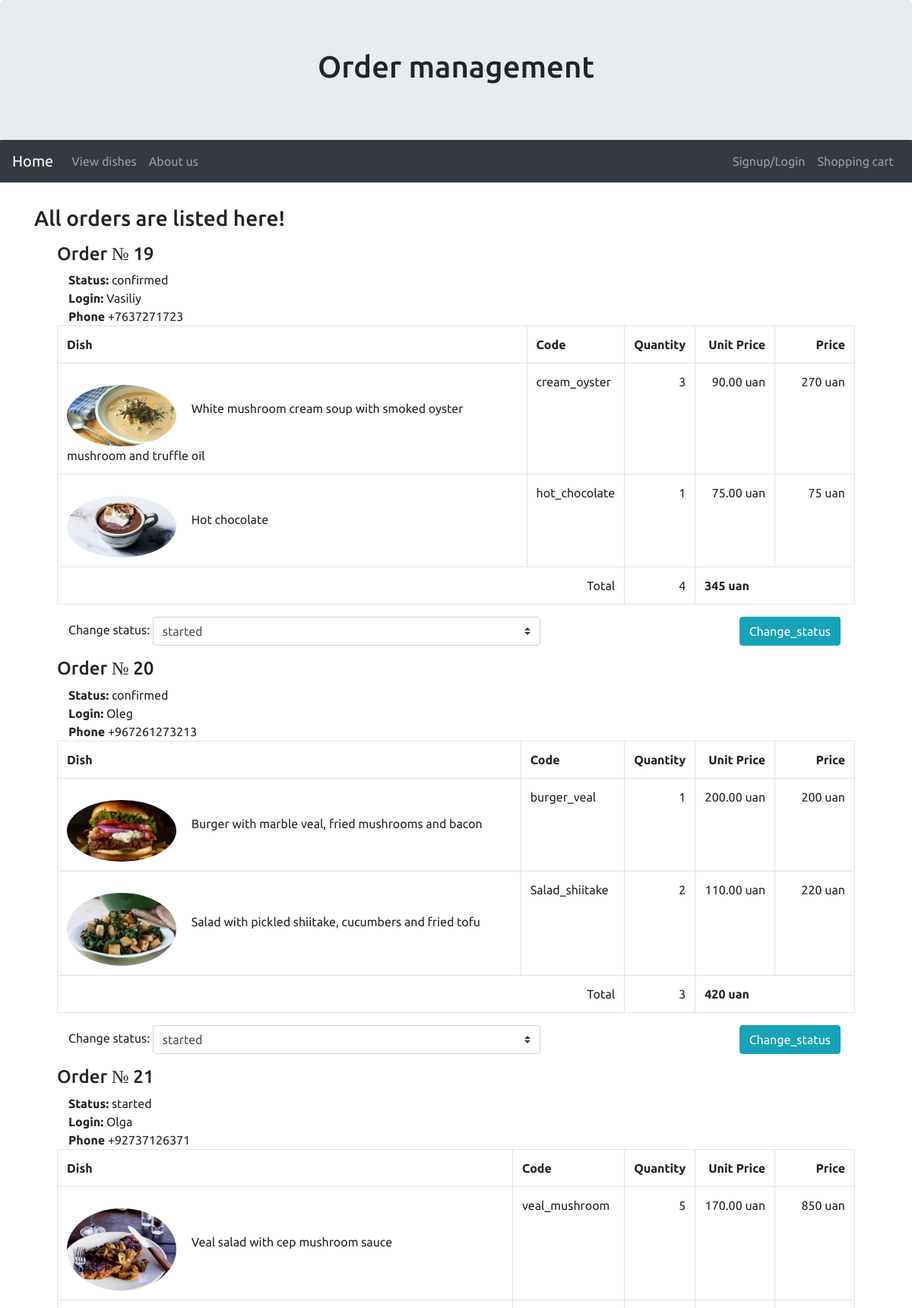
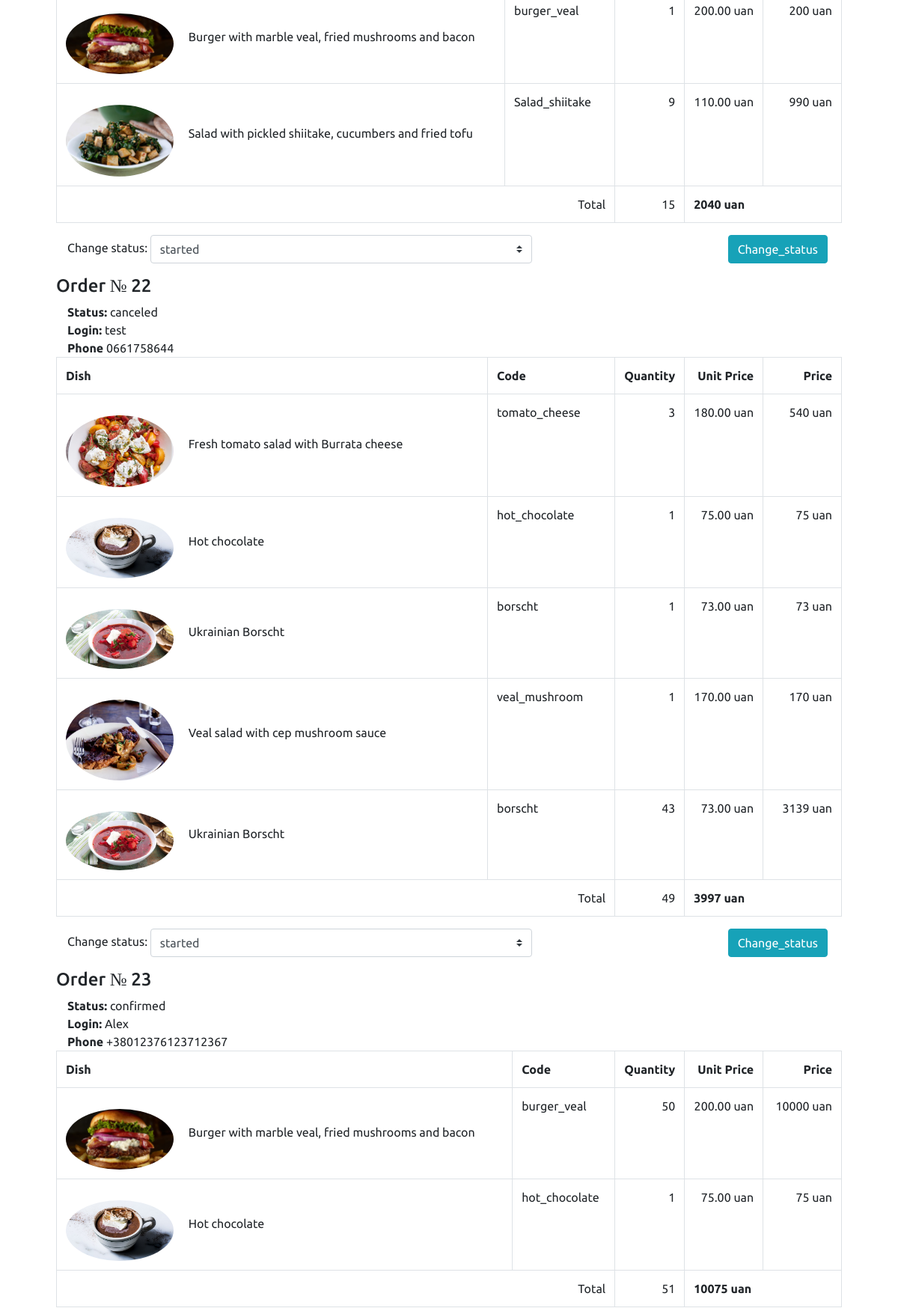
The page /Orders.php (upper part) on the database its author committed (2 pictures, top to bottom).
### tables this page shows
CREATE TABLE `orders` (
  `idOrders` int(11) NOT NULL AUTO_INCREMENT,
  `idStatus` int(11) NOT NULL,
  `idUser` int(11) NOT NULL,
  PRIMARY KEY (`idOrders`,`idStatus`,`idUser`),
  KEY `idStatus_idx` (`idStatus`),
  KEY `idUser_idx` (`idUser`),
  CONSTRAINT `idStatus` FOREIGN KEY (`idStatus`) REFERENCES `status` (`idStatus`),
  CONSTRAINT `idUser` FOREIGN KEY (`idUser`) REFERENCES `users` (`idUser`) ON DELETE CASCADE
);

CREATE TABLE `users` (
  `idUser` int(11) NOT NULL AUTO_INCREMENT,
  `Login` varchar(45) NOT NULL,
  `Password` varchar(45) NOT NULL,
  `Name` varchar(45) DEFAULT NULL,
  `Email` varchar(45) DEFAULT NULL,
  `Phone` varchar(45) DEFAULT NULL,
  `idRole` int(11) NOT NULL DEFAULT '1',
  PRIMARY KEY (`idUser`,`idRole`),
  UNIQUE KEY `Login_UNIQUE` (`Login`),
  KEY `idRole_idx` (`idRole`),
  CONSTRAINT `idRole` FOREIGN KEY (`idRole`) REFERENCES `roles` (`idRole`) ON DELETE CASCADE
);

CREATE TABLE `status` (
  `idStatus` int(11) NOT NULL AUTO_INCREMENT,
  `Name` varchar(45) NOT NULL,
  PRIMARY KEY (`idStatus`)
);

CREATE TABLE `dishes` (
  `idDishes` int(11) NOT NULL AUTO_INCREMENT,
  `idCategory` int(11) NOT NULL,
  `Name` varchar(255) NOT NULL,
  `Code` varchar(45) NOT NULL,
  `Image` text NOT NULL,
  `Price` double(10,2) NOT NULL,
  PRIMARY KEY (`idDishes`,`idCategory`),
  KEY `idCategory_idx` (`idCategory`),
  CONSTRAINT `idCategory` FOREIGN KEY (`idCategory`) REFERENCES `category` (`idCategory`)
);

CREATE TABLE `order_has_dish` (
  `idorder_has_dish` int(11) NOT NULL AUTO_INCREMENT,
  `idOrder` int(11) NOT NULL,
  `idDishes` int(11) NOT NULL,
  `Quantity` int(11) NOT NULL,
  PRIMARY KEY (`idorder_has_dish`,`idDishes`,`idOrder`),
  KEY `idOrder_idx` (`idOrder`),
  KEY `idDishes_idx` (`idDishes`),
  CONSTRAINT `idDishes` FOREIGN KEY (`idDishes`) REFERENCES `dishes` (`idDishes`),
  CONSTRAINT `idOrder` FOREIGN KEY (`idOrder`) REFERENCES `orders` (`idOrders`) ON DELETE CASCADE
);

### conf/database.php (called while the page is built, shortened)
<?php
class Database {
  public function getConnection(){
    $conn = mysqli_connect("localhost","root","Drbk085VTeopiQ45","restaurant") or die("Couldn't connect");
    $this->conn = $conn;
         return $conn;
}
}
 ?>

### Orders.php (the view, shortened to what this page needs)
<!DOCTYPE HTML>
<html>
<head>
  <link rel="stylesheet" href="https://maxcdn.bootstrapcdn.com/bootstrap/4.3.1/css/bootstrap.min.css">
</head>
<body style="height:1500px; font-family:Ubuntu;">
  <div class="jumbotron text-center" style="margin-bottom:0">
    <div class="container">
      <h1>Order management</h1>
    </div>
  </div>
  <nav class="navbar navbar-expand-sm bg-dark navbar-dark sticky-top">
    <a class="navbar-brand" mr-auto href="Restaurant.php">Home</a>
    <div class="collapse navbar-collapse" id="collapsibleNavbar">
      <ul class="navbar-nav">
        <li class="nav-item">
          <a class="nav-link" href="Dishes.php">View dishes</a>
        </li>
        <li class="nav-item">
          <a class="nav-link" href="About_Us.php">About us</a>
        </li>
      </ul>
      <ul class="navbar-nav ml-auto">
        <li class="nav-item" style="<?php
        if(isset($_SESSION['logged'])){
          if($_SESSION['logged']==true){
            echo "display:none;";
          }else echo "display:inline;";
        }
         ?>
        ">
          <a class="nav-link" href="#" data-toggle="modal" data-target="#myModal">
            <?php if(isset($_SESSION['logged'])){
              if($_SESSION['logged']==false){
              echo "Signup/Login";
            }
            }
          else {
            echo "Signup/Login";
          }?>
        </a>
        </li>
        <li class="nav-item">
          <a class="nav-link" href="Shopping_Cart.php">Shopping cart</a>
        </li>
      </ul>
    </div>
  </nav>
  <div class="container" style="margin-top:30px">
    <h3>All orders are listed here!</h3>
    <div class="container">
      <?php
      include_once 'conf/database.php';
      $db_handle = new Database();
      $total_quantity = 0;
      $total_price = 0;
      $query = "SELECT * FROM orders ORDER BY idOrders ASC";
      $stmt = $db_handle->conn->query($query);
      while($row_order = $stmt->fetch_assoc()){
        echo "<div class='container py-2'>
        <h4>Order № $row_order[idOrders]</h4>";
        $query3 = "SELECT * FROM users WHERE idUser=$row_order[idUser]";
        $stmt3 = $db_handle->conn->query($query3);
        while($row_users = $stmt3->fetch_assoc()){
          echo "<div class='container'>";
          $query4 = "SELECT Name FROM status WHERE idStatus=$row_order[idStatus]";
          $stmt4 = $db_handle->conn->query($query4);
          $temp = $stmt4->fetch_assoc();
          echo "<strong>Status:</strong>
          $temp[Name] </br>
          <strong>Login:</strong>
          $row_users[Login] </br>
          <strong>Phone</strong>
          $row_users[Phone]
          </div>
          ";
        }
        echo "<div class='table-responsive-md'>";
        $query1 = "SELECT * FROM order_has_dish WHERE idOrder = $row_order[idOrders]";
        $stmt1 = $db_handle->conn->query($query1);
        echo "<table class='table table-bordered'
        <tbody>
        <tr>
          <th style='text-align:left;'>Dish</th>
          <th style='text-align:left;'>Code</th>
          <th style='text-align:right;' width='5%'>Quantity</th>
          <th style='text-align:right;' width='10%'>Unit Price</th>
          <th style='text-align:right;' width='10%'>Price</th>
        </tr>";
          while($row_has_dish = $stmt1->fetch_assoc()){
            $query2 = "SELECT Name, Image, Code, Price FROM dishes WHERE idDishes=$row_has_dish[idDishes]";
            $stmt2 = $db_handle->conn->query($query2);
            while($row_dishes = $stmt2->fetch_assoc()){
              echo "<tr>
              <td>
              <img src=$row_dishes[Image] class='mr-3 mt-3 rounded-circle' style='width:144px'>
              $row_dishes[Name]
              </td>
              <td>
              $row_dishes[Code]
              </td>
              <td style='text-align:right;'>
              $row_has_dish[Quantity]
              </td>
              <td style='text-align:right;'>
              $row_dishes[Price] uan
              </td>
              <td style='text-align:right;'>";
              echo $row_has_dish['Quantity']*$row_dishes['Price']. " uan";
              echo "</td>
              </tr>";
              $total_quantity+=$row_has_dish['Quantity'];
              $total_price+=$row_has_dish['Quantity']*$row_dishes['Price'];
            }
          }
          echo "
            <tr>
            <td colspan='2' align='right'>Total</td>
            <td align='right'>$total_quantity</td>
            <td colspan='2' aligh='right'><strong>$total_price uan</strong></td>
            </tr>
          ";
          echo
          "</tbody>
          </table>
          </div>";
        $total_quantity = 0;
        $total_price = 0;
        echo "
        <div class='container'>
        <form action=";
        echo htmlentities($_SERVER['PHP_SELF']);
        echo " method='post'>
        <textarea style='display:none;' name='id_order'>$row_order[idOrders]</textarea>
        Change status:
        <select name='status_select' class='custom-select form-control' style='width:50%'>";
        $query5 = "SELECT Name FROM status";
        $stmt5 = $db_handle->conn->query($query5);
        while($row_status = $stmt5->fetch_assoc()){
          echo "<option value='$row_status[Name]'>$row_status[Name]</option>";
        }
        echo "</select>
          <input type='submit' class='float-right btn btn-info mr-1 form control' name='change_status' id='change_status' value='Change_status'>
        </form>
        </div></div>";
      }
       ?>
    </div>
  </div>
</body>
</html>

### rows shown on the page
orders: idOrders "19", total_quantity "4", total_price "345"
users: status.Name "confirmed", Login "Vasiliy", Phone "+7637271723"
order_has_dish: Quantity "3", $row_has_dish['Quantity']*$row_dishes['Price'] "270"
dishes: Image (picture), Name "White mushroom cream soup with smoked oyster mushroom and truffle oil", Code "cream_oyster", Price "90.00"
order_has_dish: Quantity "1", $row_has_dish['Quantity']*$row_dishes['Price'] "75"
dishes: Image (picture), Name "Hot chocolate", Code "hot_chocolate", Price "75.00"
orders: idOrders "20", total_quantity "3", total_price "420"
users: status.Name "confirmed", Login "Oleg", Phone "+967261273213"
order_has_dish: Quantity "1", $row_has_dish['Quantity']*$row_dishes['Price'] "200"
dishes: Image (picture), Name "Burger with marble veal, fried mushrooms and bacon", Code "burger_veal", Price "200.00"
order_has_dish: Quantity "2", $row_has_dish['Quantity']*$row_dishes['Price'] "220"
dishes: Image (picture), Name "Salad with pickled shiitake, cucumbers and fried tofu", Code "Salad_shiitake", Price "110.00"
orders: idOrders "21", total_quantity "15", total_price "2040"
users: status.Name "started", Login "Olga", Phone "+92737126371"
order_has_dish: Quantity "5", $row_has_dish['Quantity']*$row_dishes['Price'] "850"
dishes: Image (picture), Name "Veal salad with cep mushroom sauce", Code "veal_mushroom", Price "170.00"
order_has_dish: Quantity "1", $row_has_dish['Quantity']*$row_dishes['Price'] "200"
order_has_dish: Quantity "9", $row_has_dish['Quantity']*$row_dishes['Price'] "990"
orders: idOrders "22", total_quantity "49", total_price "3997"
users: status.Name "canceled", Login "test", Phone "0661758644"
order_has_dish: Quantity "3", $row_has_dish['Quantity']*$row_dishes['Price'] "540"
dishes: Image (picture), Name "Fresh tomato salad with Burrata cheese", Code "tomato_cheese", Price "180.00"
order_has_dish: Quantity "1", $row_has_dish['Quantity']*$row_dishes['Price'] "75"
order_has_dish: Quantity "1", $row_has_dish['Quantity']*$row_dishes['Price'] "73"
dishes: Image (picture), Name "Ukrainian Borscht", Code "borscht", Price "73.00"
order_has_dish: Quantity "1", $row_has_dish['Quantity']*$row_dishes['Price'] "170"
order_has_dish: Quantity "43", $row_has_dish['Quantity']*$row_dishes['Price'] "3139"
orders: idOrders "23", total_quantity "51", total_price "10075"
users: status.Name "confirmed", Login "Alex", Phone "+38012376123712367"
order_has_dish: Quantity "50", $row_has_dish['Quantity']*$row_dishes['Price'] "10000"
order_has_dish: Quantity "1", $row_has_dish['Quantity']*$row_dishes['Price'] "75"

### other values the page prints
form field status_select "started"
